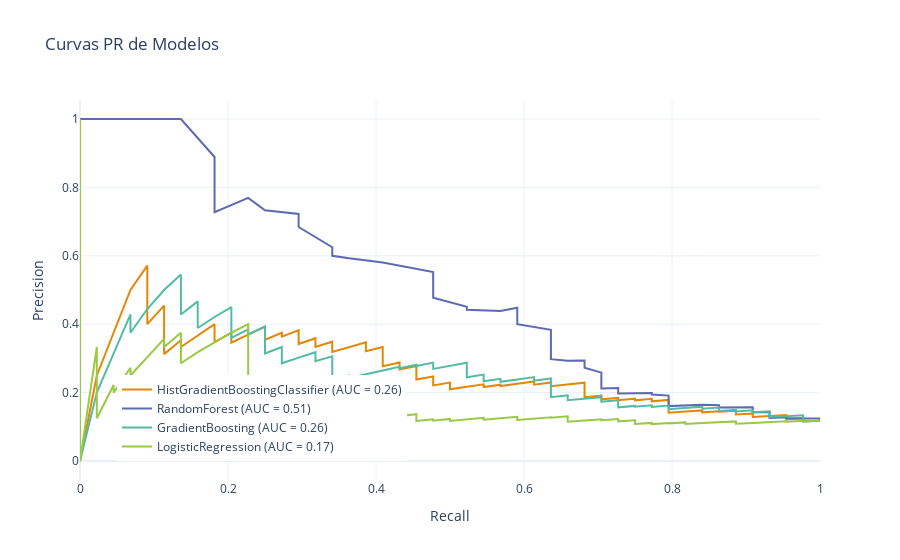

The cell this chart's notebook holds for it:
### Code cell
fig.show()

### Figure 1 — Plotly figure (JSON) as saved in the notebook; plotly's stock layout.template omitted (floating-point values rounded to 4 significant figures; data arrays with more than 128 entries replaced by an {"elided": "..."} marker saying what was removed)
{"data": [{"line": {"color": "rgb(229, 134, 6)"}, "mode": "lines", "name": "HistGradientBoostingClassifier (AUC = 0.26)", "type": "scatter", "x": {"elided": "353 float values"}, "y": {"elided": "353 float values"}}, {"line": {"color": "rgb(93, 105, 177)"}, "mode": "lines", "name": "RandomForest (AUC = 0.51)", "type": "scatter", "x": [1, 1, 1, 1, 1, 1, 1, 1, 1, 1, 1, 1, 1, 0.9773, 0.9773, 0.9545, 0.9545, 0.9318, 0.9318, 0.9318, 0.9318, 0.9318, 0.9318, 0.9318, 0.9091, 0.9091, 0.9091, 0.9091, 0.8636, 0.8636, 0.8409, 0.7955, 0.7955, 0.7955, 0.7955, 0.7727, 0.7727, 0.7273, 0.7273, 0.7273, 0.7045, 0.7045, 0.7045, 0.7045, 0.7045, 0.6818, 0.6818, 0.6818, 0.6818, 0.6591, 0.6364, 0.6364, 0.6364, 0.6364, 0.5909, 0.5909, 0.5909, 0.5909, 0.5909, 0.5682, 0.5227, 0.5227, 0.4773, 0.4773, 0.4773, 0.4773, 0.4091, 0.3864, 0.3636, 0.3409, 0.3409, 0.2955, 0.2955, 0.25, 0.2273, 0.1818, 0.1818, 0.1364, 0.1136, 0.04545, 0.02273, 0], "y": [0.117, 0.1173, 0.1176, 0.118, 0.1183, 0.1186, 0.1189, 0.1192, 0.1205, 0.1222, 0.1229, 0.1236, 0.1243, 0.1243, 0.1254, 0.1257, 0.1277, 0.1258, 0.1281, 0.1306, 0.1331, 0.1353, 0.1385, 0.1434, 0.1429, 0.1471, 0.1515, 0.1569, 0.1564, 0.1631, 0.1644, 0.1606, 0.1724, 0.1813, 0.1913, 0.1943, 0.1988, 0.1975, 0.2092, 0.2133, 0.2123, 0.2214, 0.2313, 0.2403, 0.2583, 0.2727, 0.2804, 0.2857, 0.2941, 0.2929, 0.2979, 0.3146, 0.35, 0.3836, 0.4, 0.4127, 0.4194, 0.4262, 0.4483, 0.4386, 0.4423, 0.451, 0.4773, 0.5, 0.525, 0.5526, 0.5806, 0.5862, 0.5926, 0.6, 0.625, 0.6842, 0.7222, 0.7333, 0.7692, 0.7273, 0.8889, 1, 1, 1, 1, 1]}, {"line": {"color": "rgb(82, 188, 163)"}, "mode": "lines", "name": "GradientBoosting (AUC = 0.26)", "type": "scatter", "x": {"elided": "356 float values"}, "y": {"elided": "356 float values"}}, {"line": {"color": "rgb(153, 201, 69)"}, "mode": "lines", "name": "LogisticRegression (AUC = 0.17)", "type": "scatter", "x": {"elided": "359 float values"}, "y": {"elided": "359 float values"}}], "layout": {"legend": {"x": 0.05, "y": 0.05}, "showlegend": true, "title": {"text": "Curvas PR de Modelos"}, "xaxis": {"title": {"text": "Recall"}}, "yaxis": {"title": {"text": "Precision"}}}}
